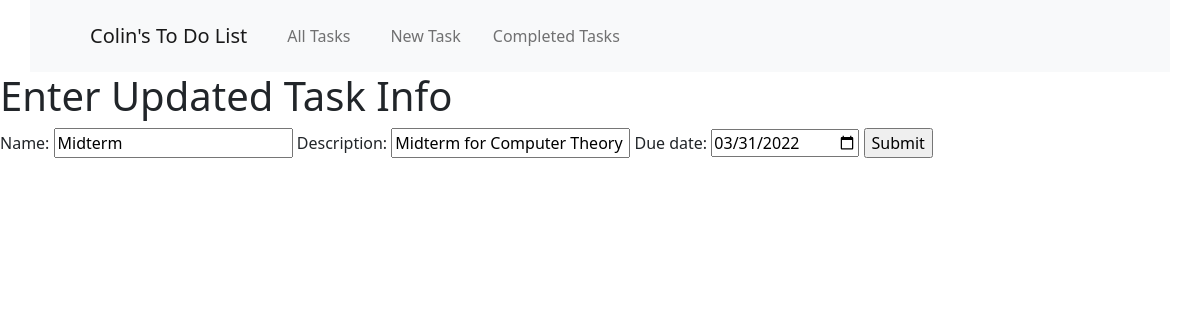
The page /edit/11/ on the database its author committed.
### todolistapp/models.py (models this page shows, shortened)
class Task(models.Model):
    name = models.CharField(max_length=25, unique=True)
    is_done = models.BooleanField(default=False)
    description = models.CharField(max_length=200, default="No Description")
    due_date = models.DateField(null=True)

### todolistapp/views.py (the view)
# urls.py: path('edit/<int:id>/', views.edit_task, name='edit_task'),
def edit_task(request, id):
    instance = get_object_or_404(Task, id=id)
    form = TaskForm(request.POST or None, instance=instance)
    if form.is_valid():
        form.save()
        return redirect('')
    return render(request, 'edit_task.html', {'form': form})

### todolistapp/views.py
class TaskForm(ModelForm):
    class Meta:
        model = Task
        fields = ['name', 'description', 'due_date']
        widgets = {
            'due_date': DateInput(attrs={'type':'date'})
        }

### todolistapp/templates/edit_task.html (shortened to what this page needs)
{% extends 'base.html' %}
{% block content %}
<h1>Enter Updated Task Info</h1>
<form method="post">
    {{ form }}
    <input type="submit" value="Submit">
</form>
{% endblock %}

### rows shown on the page
Task: name "Midterm", description "Midterm for Computer Theory", due_date "03/31/2022"
